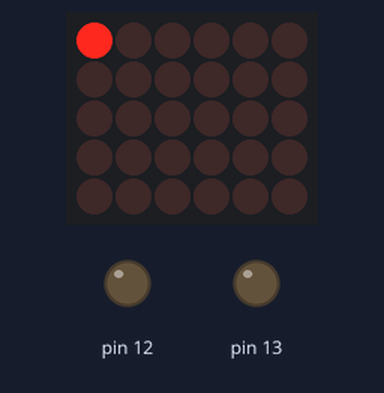
This sketch was run on a simulated Arduino Uno, built with avr-gcc and run on an emulated ATmega328P. Parts: 6×5 LED matrix, output pins drawn as LEDs (lit = HIGH). Wiring (inferred from the names in the program): LED matrix (orientation assumed): rows pin 3, pin 5, pin 6, pin 7, pin 8; columns pin 9, A3, A2, A1, A0, pin 2. Pins used as bus, display or sensor lines are not drawn.

Above: at 0.1 s.
At 19.4 s:
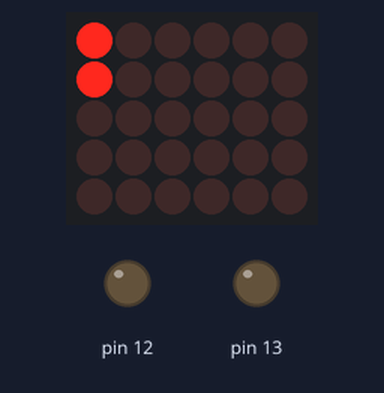
At 34.6 s:
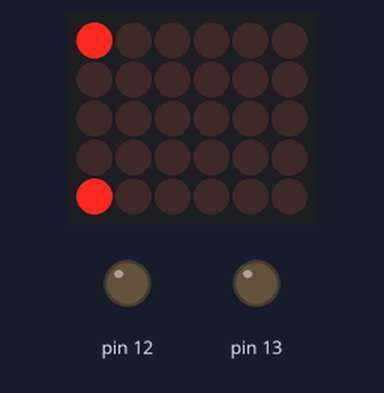

The sketch:

8x8_matrix_new.ino
```cpp
//http://embed.plnkr.co/3VUsekP3jC5xwSIQDVHx/preview

#define ROW_1 A5
#define ROW_2 A4
#define ROW_3 A3
#define ROW_4 A2
#define ROW_5 A1
#define ROW_6 A0
#define ROW_7 2
#define ROW_8 3

#define COL_1 4
#define COL_2 5
#define COL_3 6
#define COL_4 7
#define COL_5 8
#define COL_6 9
#define COL_7 10
#define COL_8 11

const byte rows[] = {
    ROW_1, ROW_2, ROW_3, ROW_4, ROW_5, ROW_6, ROW_7, ROW_8
};

// The display buffer
// It's prefilled with a smiling face (1 = ON, 0 = OFF)
byte TODOS[] = {B11111111,B11111111,B11111111,B11111111,B11111111,B11111111,B11111111,B11111111};
byte EX[] = {B00000000,B00010000,B00010000,B00010000,B00010000,B00000000,B00010000,B00000000};
byte A[] = {B00000000,B00011000,B00100100,B00100100,B00111100,B00100100,B00100100,B00000000};
byte B[] = {B01111000,B01001000,B01001000,B01110000,B01001000,B01000100,B01000100,B01111100};
byte C[] = {B00000000,B00011110,B00100000,B01000000,B01000000,B01000000,B00100000,B00011110};
byte D[] = {B00000000,B00111000,B00100100,B00100010,B00100010,B00100100,B00111000,B00000000};
byte E[] = {B00000000,B00111100,B00100000,B00111000,B00100000,B00100000,B00111100,B00000000};
byte F[] = {B00000000,B00111100,B00100000,B00111000,B00100000,B00100000,B00100000,B00000000};
byte G[] = {B00000000,B00111110,B00100000,B00100000,B00101110,B00100010,B00111110,B00000000};
byte H[] = {B00000000,B00100100,B00100100,B00111100,B00100100,B00100100,B00100100,B00000000};
byte I[] = {B00000000,B00111000,B00010000,B00010000,B00010000,B00010000,B00111000,B00000000};
byte J[] = {B00000000,B00011100,B00001000,B00001000,B00001000,B00101000,B00111000,B00000000};
byte K[] = {B00000000,B00100100,B00101000,B00110000,B00101000,B00100100,B00100100,B00000000};
byte L[] = {B00000000,B00100000,B00100000,B00100000,B00100000,B00100000,B00111100,B00000000};
byte M[] = {B00000000,B00000000,B01000100,B10101010,B10010010,B10000010,B10000010,B00000000};
byte N[] = {B00000000,B00100010,B00110010,B00101010,B00100110,B00100010,B00000000,B00000000};
byte O[] = {B00000000,B00111100,B01000010,B01000010,B01000010,B01000010,B00111100,B00000000};
byte P[] = {B00000000,B00111000,B00100100,B00100100,B00111000,B00100000,B00100000,B00000000};
byte Q[] = {B00000000,B00111100,B01000010,B01000010,B01000010,B01000110,B00111110,B00000001};
byte R[] = {B00000000,B00111000,B00100100,B00100100,B00111000,B00100100,B00100100,B00000000};
byte S[] = {B00000000,B00111100,B00100000,B00111100,B00000100,B00000100,B00111100,B00000000};
byte T[] = {B00000000,B01111100,B00010000,B00010000,B00010000,B00010000,B00010000,B00000000};
byte U[] = {B00000000,B01000010,B01000010,B01000010,B01000010,B00100100,B00011000,B00000000};
byte V[] = {B00000000,B00100010,B00100010,B00100010,B00010100,B00010100,B00001000,B00000000};
byte W[] = {B00000000,B10000010,B10010010,B01010100,B01010100,B00101000,B00000000,B00000000};
byte X[] = {B00000000,B01000010,B00100100,B00011000,B00011000,B00100100,B01000010,B00000000};
byte Y[] = {B00000000,B01000100,B00101000,B00010000,B00010000,B00010000,B00010000,B00000000};
byte Z[] = {B00000000,B00111100,B00000100,B00001000,B00010000,B00100000,B00111100,B00000000};

float timeCount = 0;

void setup() {
    // Open serial port
    Serial.begin(9600);

    // Set all used pins to OUTPUT
    // This is very important! If the pins are set to input
    // the display will be very dim.
    for (byte i = 2; i <= 13; i++)
        pinMode(i, OUTPUT);
    pinMode(A0, OUTPUT);
    pinMode(A1, OUTPUT);
    pinMode(A2, OUTPUT);
    pinMode(A3, OUTPUT);
}

void loop() {
  // This could be rewritten to not use a delay, which would make it appear brighter
delay(5);
timeCount += 1;
if(timeCount <  70) {
drawScreen(A);
} else if (timeCount <  1) {
// do nothing
} else if (timeCount <  150) {
drawScreen(R);
} else if (timeCount <  1) {
// nothing
} else if (timeCount <  270) {
drawScreen(D);
} else if (timeCount <  1) {
// nothing
} else if (timeCount <  350) {
drawScreen(U);
} else if (timeCount <  1) {
// nothing
} else if (timeCount <  430) {
drawScreen(I);
} else if (timeCount <  1) {
// nothing
} else if (timeCount <  510) {
drawScreen(N);
} else if (timeCount <  1) {

} else if (timeCount <  550) {
  drawScreen(O);
} else if (timeCount <  1) {
// do nothing
} else if (timeCount <  590) {
drawScreen(EX);
} else if (timeCount <  1) {
// nothing
} else if (timeCount <  630) {
drawScreen(EX);
} else if (timeCount <  1) {

//} else if (timeCount <  670) {
//drawScreen(A);
//} else if (timeCount <  1) {

//} else if (timeCount <  710) {
//drawScreen(R);
//} else if (timeCount <  1) {

//} else if (timeCount <  750) {
//drawScreen(D);
//} else if (timeCount <  1) {

//} else if (timeCount <  790) {
//drawScreen(U);
//} else if (timeCount <  1) {

//} else if (timeCount <  830) {
//drawScreen(I);
//} else if (timeCount <  1) {

//} else if (timeCount <  870) {

//} else if (timeCount <  1) {

//} else if (timeCount <  910) {
//  drawScreen(O);
//} else if (timeCount <  1) {

} else {
// back to the start
timeCount = 0;
}
}
 void  drawScreen(byte buffer2[]){


   // Turn on each row in series
    for (byte i = 0; i < 8; i++) {
        setColumns(buffer2[i]); // Set columns for this specific row

        digitalWrite(rows[i], HIGH);
        delay(2); // Set this to 50 or 100 if you want to see the multiplexing effect!
        digitalWrite(rows[i], LOW);

    }
}


void setColumns(byte b) {
    digitalWrite(COL_1, (~b >> 0) & 0x01); // Get the 1st bit: 10000000
    digitalWrite(COL_2, (~b >> 1) & 0x01); // Get the 2nd bit: 01000000
    digitalWrite(COL_3, (~b >> 2) & 0x01); // Get the 3rd bit: 00100000
    digitalWrite(COL_4, (~b >> 3) & 0x01); // Get the 4th bit: 00010000
    digitalWrite(COL_5, (~b >> 4) & 0x01); // Get the 5th bit: 00001000
    digitalWrite(COL_6, (~b >> 5) & 0x01); // Get the 6th bit: 00000100
    digitalWrite(COL_7, (~b >> 6) & 0x01); // Get the 7th bit: 00000010
    digitalWrite(COL_8, (~b >> 7) & 0x01); // Get the 8th bit: 00000001

    // If the polarity of your matrix is the opposite of mine
    // remove all the '~' above.
}
```

Measured:
- what the display in image 0 shows lasts 1.7 s, from 0.1 s to 1.8 s
